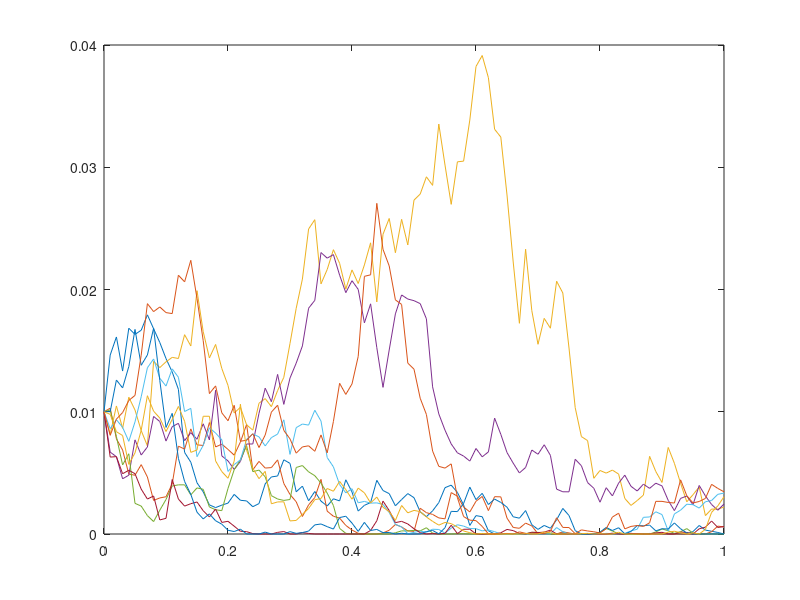

Here is the MATLAB script that generated this plot:
clear 
V0=0.01; 
k=2; % speed of mean reversion
theta=0.002; % long-term mean reversion
epsilon=0.2; % vol-of-vol

Nsim=10;
M=100; T=1;
dt=T/M;

V=zeros(Nsim,M+1); V(:,1)=V0;
% choose Psi_cutoff = 1.5 as suggested in article
Psi_cutoff = 1.5;
%--- DISCRETIZE V --------------------------------------------------------
for i=1:M
    % STEP 1 & 2
    % Calculate m,s,Psi
    m=theta+(V(:,i)-theta)*exp(-k*dt);
    m2=m.^2;
    s2=V(:,i)*epsilon^2*exp(-k*dt)*...
        (1-exp(-k*dt))/k+...
        theta*epsilon^2*...
        (1-exp(-k*dt))^2/(2*k);
    s=sqrt(s2);
    
    Psi = (s2)./(m2);
    
    % STEP 3,4,5
    % Depending on Psi, use exp or quad scheme to calculate next V
    index=find(Psi>Psi_cutoff);
    % Exponential approximation, used for Psi>Psi_cutoff)
    % PDF of V(t+dt) is p*delta(0) + (1-p) * (1-exp(-beta x )
    % thus a prob. mass in 0 & an exp tail after that
    p_exp = (Psi(index)-1)./(Psi(index)+1);	% Prob. mass in 0, Eq 29
    beta_exp = (1-p_exp)./m(index);		% exponent of exp. density tail, Eq 30
    % gets x from inverse CDF applied to uniform U
    U = rand(size(index));
    V(index,i+1) = ...
(log((1-p_exp)./(1-U))./beta_exp)...
.*(U>p_exp);

    index=find(Psi<=Psi_cutoff);
    % Quadratic approx, used for 0<Psi<Psi_cutoff
    % V(t+dt) = a(b+Zv)^2, Zv~N(0,1)
    invPsi = 1./Psi(index);
    b2_quad = 2*invPsi-1+sqrt(2*invPsi).*sqrt(2*invPsi-1); % Eq 27
    a_quad = m(index)./(1+b2_quad);	% Eq 28
    V(index,i+1) = ...
 a_quad.*(sqrt(b2_quad)+randn(size(index))).^2; % Eq.23
    
end
t=linspace(0,T,M+1);
plot(t,V)
    